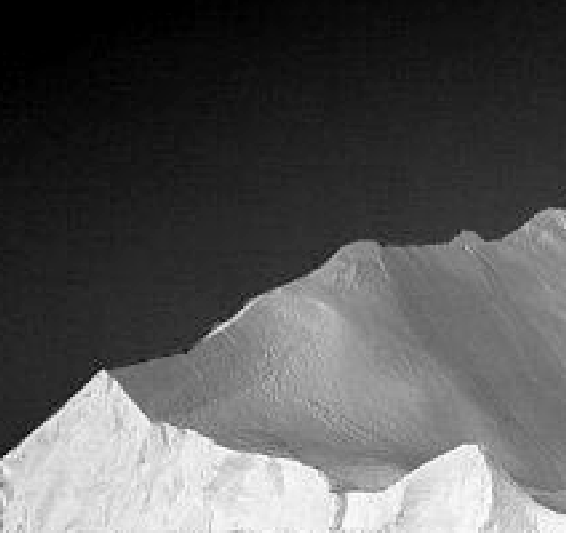
#> input picture Phân đoạn ảnh/test2.tif, 566 x 533 px
$ python Phan-doan-anh-tim-nguong-co-ban.py
#> lines starting #> are read from the running program, lines starting #| are printed output that depends on the picture; after the words box and inside, x2 and y2 are one past the last pixel; in counts of white or black regions, pixels touching at a corner belong together
#Global thresholding
import cv2
import numpy as np
from matplotlib import pyplot as plt

def Tim_nguong_toan_cuc(img): # Định nghĩa hàm tìm ngưỡng
    #Bước 1. Khởi tạo ngưỡng ban đầu t bằng giá trị trung bình mức xám của ảnh
    t=np.mean(img) #initial condition
    g1 = []  # Định nghĩa nhóm g1
    g2 = []  # Định nghĩa nhóm g2
    m,n = img.shape
    # Lặp để tính ngưỡng
    while (True):
        # Bước 2. Tạo nhóm g1,g2 dựa trên ngưỡng t
        for i in range(m):
            for j in range(n):
                if (img[i,j] < t):
                    g1.append(img[i,j])
                else:
                    g2.append(img[i,j])
        # Bước 3. Tính trung bình mức xám trong vùng g1,g2
        mu1 = np.mean(g1)
        mu2 = np.mean(g2)
        # Bước 4. Tính lại ngưỡng t có giá trị mới
        t = ((mu1+ mu2)/2)
        # Tính delta t để làm điều kiện thoát vòng lặp
        t0 = t
        delta_t = abs(t-t0)
        if(delta_t < 1):
            break
    return t

def phan_doan_bang_cat_nguong(img,nguong): # Định nghĩa hàm phân đoạn bằng cắt ngưỡng
    m, n = img.shape
    img_phan_doan_cat_nguong = np.zeros([m, n])
    for i in range(m):
        for j in range(n):
            if (img[i,j] < nguong):
                img_phan_doan_cat_nguong[i,j] = 0
            else:
                img_phan_doan_cat_nguong[i,j] = 225   # tương đương giá trị 1 trong trong công thức
    return img_phan_doan_cat_nguong

if __name__ == "__main__":
    # reading image in gray scale
    img_goc = cv2.imread("test2.tif",0)
#> img_goc is the input picture: shape (533, 566); min 0, max 254, mean 87.3

    # gọi ham để phân đoạn bằng cắt ngưỡng toàn cục dựa trên ngưỡng
    T = Tim_nguong_toan_cuc(img_goc)
#> in Tim_nguong_toan_cuc, `t=np.mean(img)`: t = 87.25
#> after the loop in Tim_nguong_toan_cuc, `while (True):`: g1 = 171800 items; g2 = 129878 items
#> T = 96.69
    img_phan_doan = phan_doan_bang_cat_nguong(img_goc,T)
#> after the loop in phan_doan_bang_cat_nguong, `for i in range(m):`:
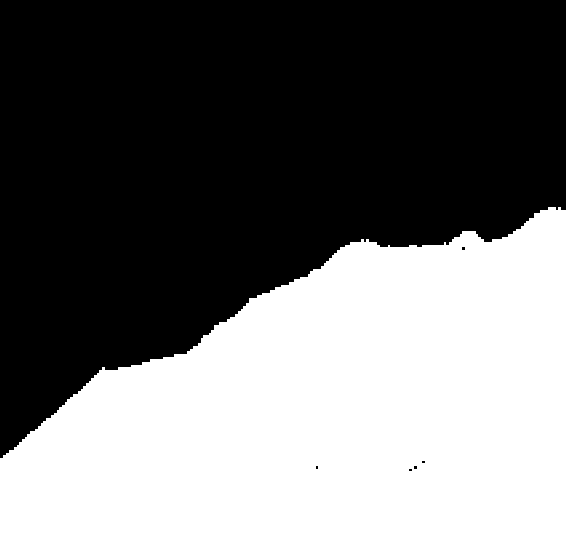
#> img_phan_doan_cat_nguong: shape (533, 566) float64; values 0 (black) and 225 (white), 43% white; 1 white region, box (x1, y1, x2, y2) and area: (0, 207, 566, 533) 129631

    # Vẽ và hiển thị ảnh gốc, histogram ảnh gốc và ảnh phân đoạn
    fig2 = plt.figure(figsize=(16, 9))  # Tạo vùng vẽ tỷ lệ 16:9
    #Tạo 4 vùng vẽ con
    (ax1, ax2), (ax3, ax4) = fig2.subplots(2, 2)
    # Hiển thị ảnh gốc
    ax1.imshow(img_goc, cmap='gray')
    ax1.set_title('Ảnh gốc')
    ax1.axis('off')

    # Hiển thị histogram ảnh gốc
    ax2.hist(img_goc.flatten(),bins=256)
    ax2.set_title('Hitogram ảnh gốc')

    # Hiển thị ảnh phân đoạn
    ax3.imshow(img_phan_doan, cmap='gray')
    ax3.set_title('Ảnh phân đoạn dựa vào tìm ngưỡng cơ bản')
    ax3.axis('off')

    # Hiển thị histogram ảnh phân đoạn
    ax4.hist(img_phan_doan.flatten(), bins=256)
    ax4.set_title('Hitogram ảnh phân đoạn')
    plt.show()
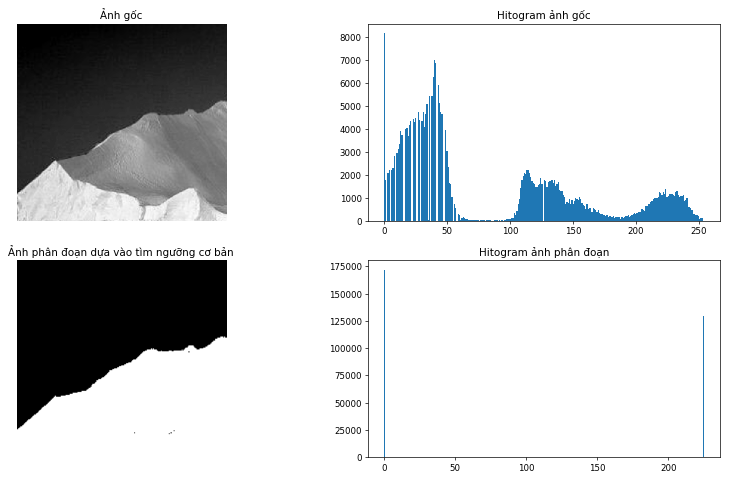
#> figure drawn by matplotlib, 4 panels; panel 2: tallest bar 8146 high, from x = 0 to 0.992; panel 4: tallest bar 172047 high, from x = 0 to 0.879

$ run again, with Phân đoạn ảnh/Test4.tif copied over Phân đoạn ảnh/test2.tif
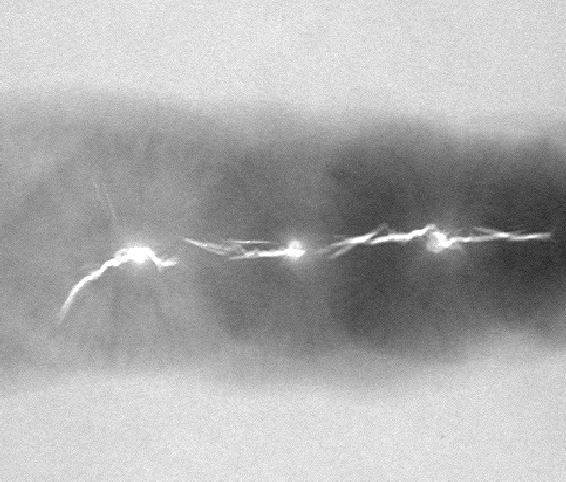
#> input picture Phân đoạn ảnh/Test4.tif, 566 x 482 px
#> img_goc is the input picture: shape (482, 566); min 33, max 255, mean 173.4
#> t = 173.4
#> after the loop in Tim_nguong_toan_cuc, `while (True):`: g1 = 128621 items; g2 = 144191 items
#> T = 170.9
#> after the loop in phan_doan_bang_cat_nguong, `for i in range(m):`:
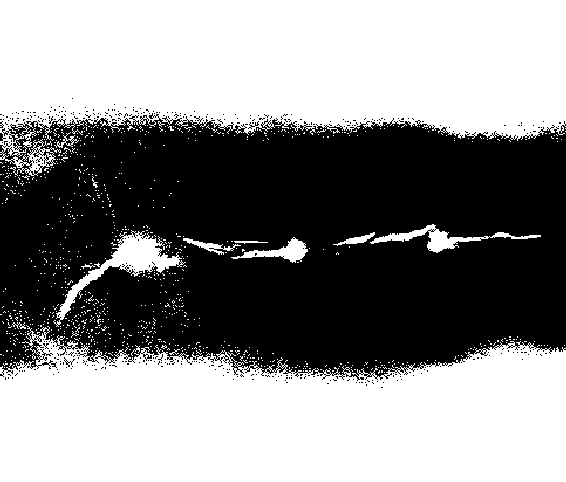
#> img_phan_doan_cat_nguong: shape (482, 566) float64; values 0 (black) and 225 (white), 54.3% white; 389 black regions (385 under 20 px), largest, box (x1, y1, x2, y2) and area: (0, 113, 566, 381) 123896, (64, 357, 75, 367) 26, (0, 133, 6, 141) 25, (248, 121, 259, 129) 24
#> `plt.show()`:
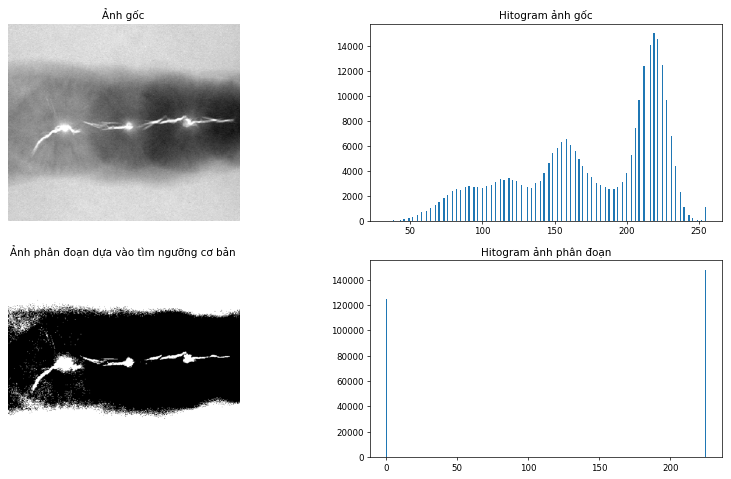
#> figure drawn by matplotlib, 4 panels; panel 2: tallest bar 15033 high, from x = 218.6 to 219.4; panel 4: tallest bar 148020 high, from x = 224.1 to 225

$ run again, with Phân đoạn ảnh/test1.tif copied over Phân đoạn ảnh/test2.tif
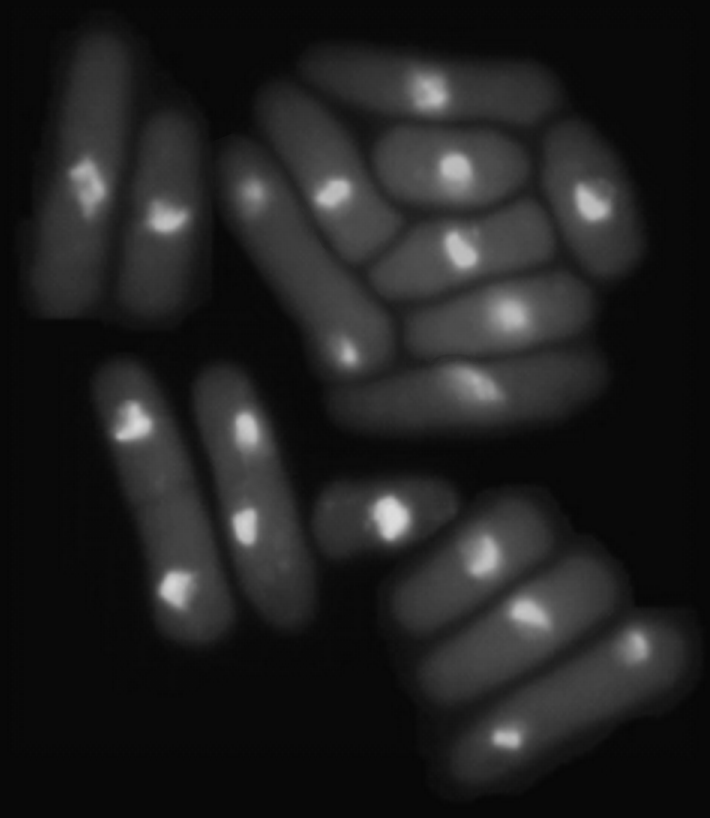
#> input picture Phân đoạn ảnh/test1.tif, 710 x 818 px
#> img_goc is the input picture: shape (818, 710); min 6, max 222, mean 33.1
#> t = 33.1
#> after the loop in Tim_nguong_toan_cuc, `while (True):`: g1 = 352630 items; g2 = 228150 items
#> T = 38.8
#> after the loop in phan_doan_bang_cat_nguong, `for i in range(m):`:
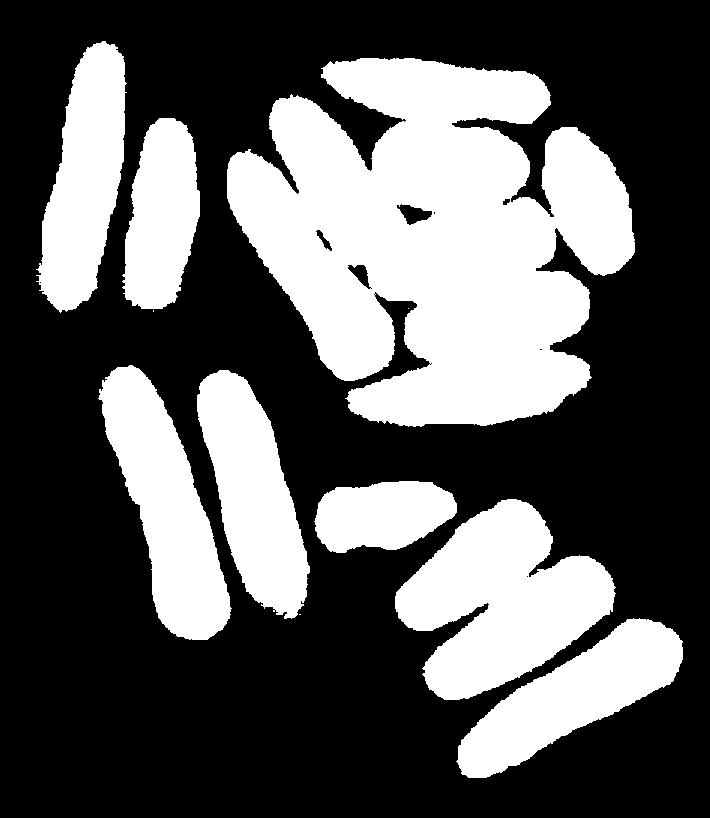
#> img_phan_doan_cat_nguong: shape (818, 710) float64; values 0 (black) and 225 (white), 35.8% white; 11 white regions (3 under 20 px), largest, box (x1, y1, x2, y2) and area: (227, 58, 635, 427) 99162, (395, 499, 616, 700) 25743, (98, 365, 232, 640) 17765
#> `plt.show()`:
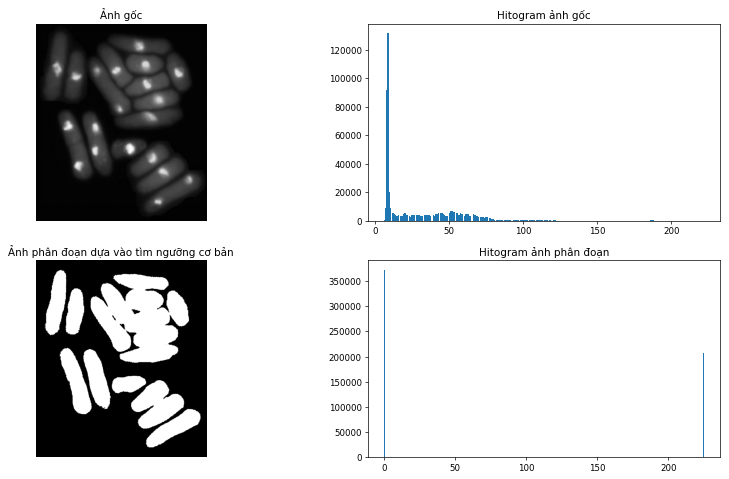
#> figure drawn by matplotlib, 4 panels; panel 2: tallest bar 131543 high, from x = 8.53 to 9.38; panel 4: tallest bar 372888 high, from x = 0 to 0.879

$ run again, with Phân đoạn ảnh/test3.tif copied over Phân đoạn ảnh/test2.tif
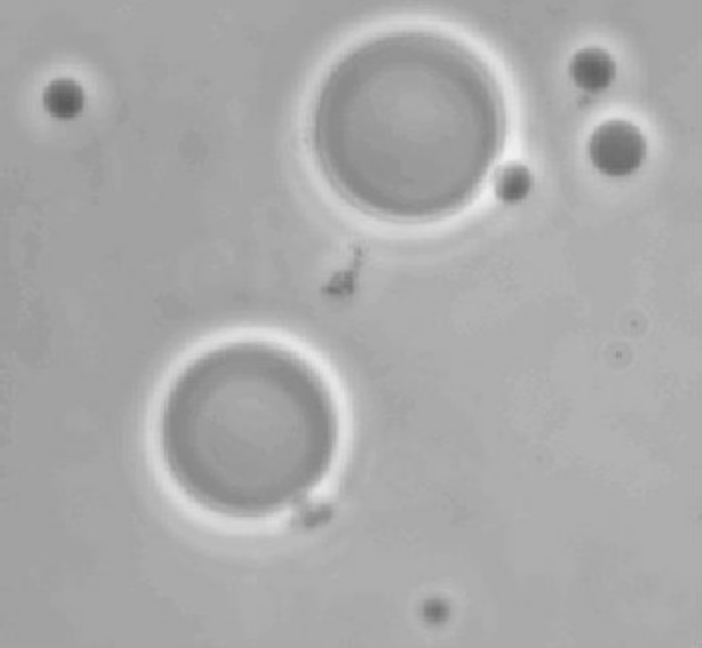
#> input picture Phân đoạn ảnh/test3.tif, 702 x 648 px
#> img_goc is the input picture: shape (648, 702); min 90, max 241, mean 169.6
#> t = 169.6
#> after the loop in Tim_nguong_toan_cuc, `while (True):`: g1 = 222181 items; g2 = 232715 items
#> T = 169.4
#> after the loop in phan_doan_bang_cat_nguong, `for i in range(m):`:
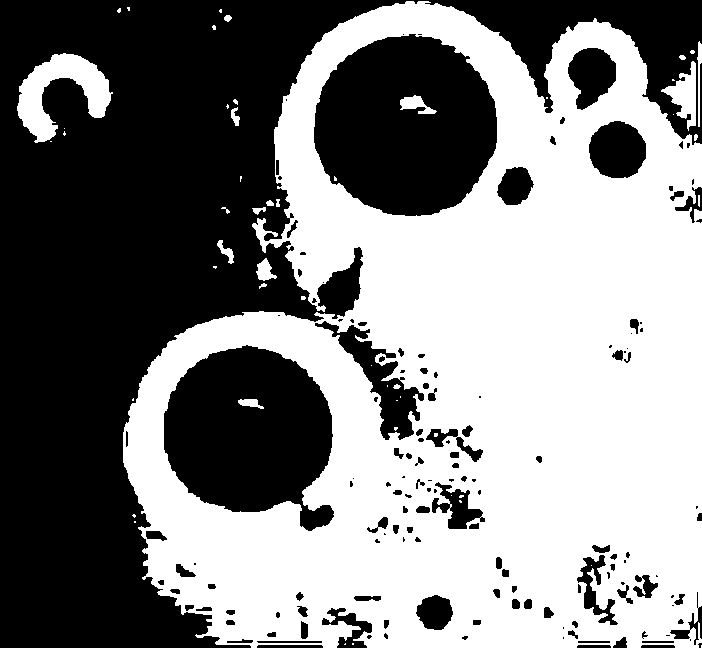
#> img_phan_doan_cat_nguong: shape (648, 702) float64; values 0 (black) and 225 (white), 51.2% white; 151 black regions (56 under 20 px), largest, box (x1, y1, x2, y2) and area: (0, 0, 702, 648) 154855, (314, 34, 497, 216) 25527, (164, 345, 334, 531) 22504
#> `plt.show()`:
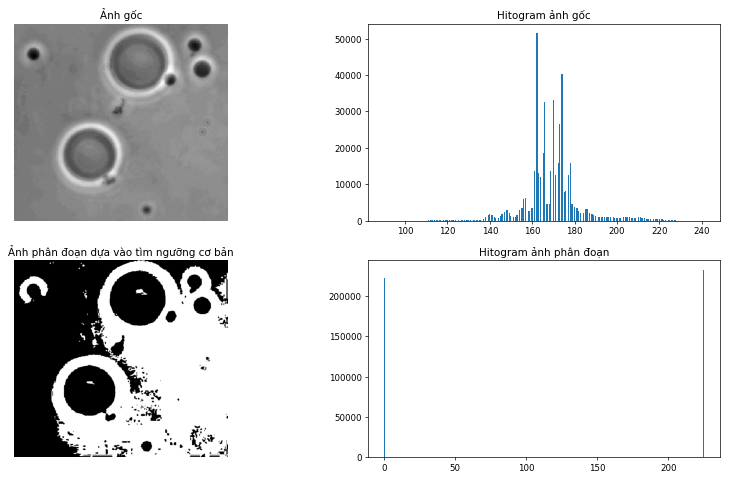
#> figure drawn by matplotlib, 4 panels; panel 2: tallest bar 51417 high, from x = 162 to 162.6; panel 4: tallest bar 232715 high, from x = 224.1 to 225
